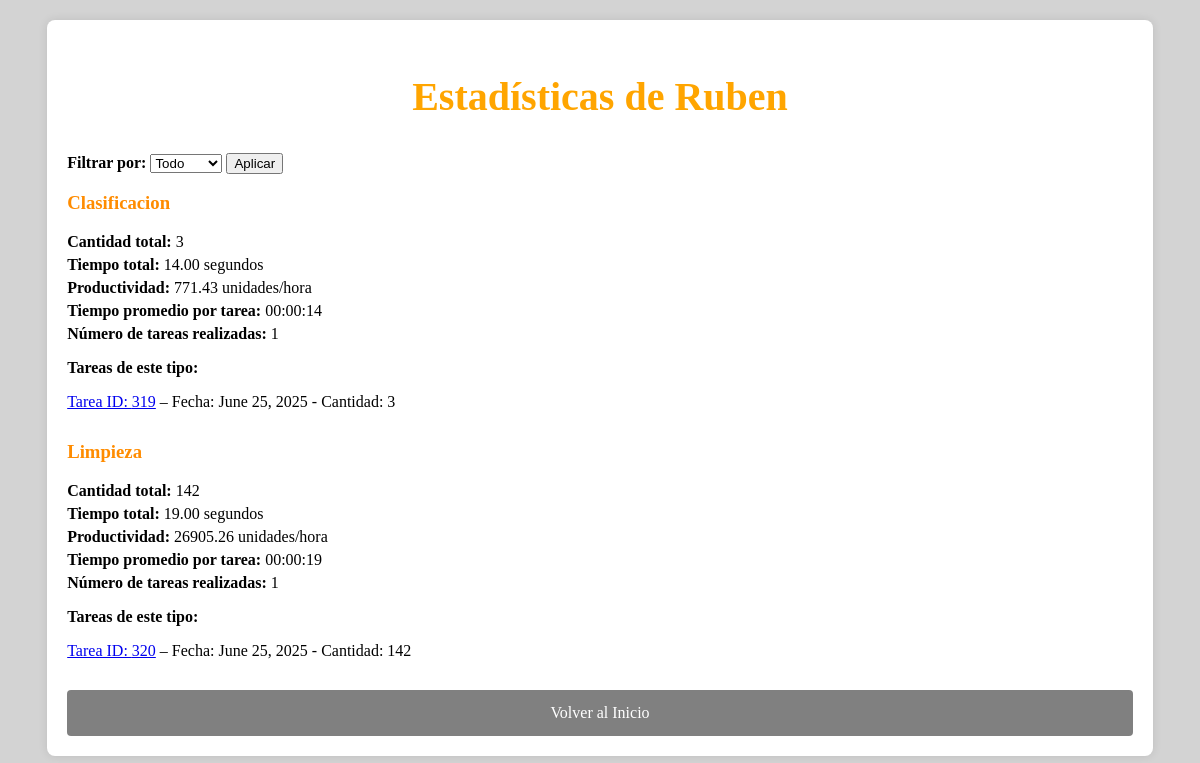
Page /estadisticas_trabajador/1/ on the committed database.
### pda/models.py (models this page shows, shortened)
class Trabajador(models.Model):
    nombre=models.TextField(null=True,blank=True)
    apellidos=models.TextField(null=True,blank=True)

class TipoTarea(models.Model):
    cod_tarea=models.TextField(null=True,blank=True)
    nombre=models.TextField(null=True,blank=True)

class Patio(models.Model):
    fecha = models.DateField(verbose_name='Fecha', null=True, blank=True)
    horaInicio = models.TimeField(verbose_name='H.Inicio', null=True, blank=True)
    horaFin = models.TimeField(verbose_name='H.Fin', null=True, blank=True)
    idTipTarea = models.IntegerField(verbose_name='Tip.Tarea', null=True, blank=True)
    idOper1 = models.IntegerField(verbose_name='Op.1', null=True, blank=True)
    idOper2 = models.IntegerField(verbose_name='Op.2', null=True, blank=True)
    cantidad = models.IntegerField(verbose_name='Cantidad', null=True, blank=True)

### pda/views.py (the view)
# urls.py: path('estadisticas_trabajador/<int:trabajador_id>/',estadisticas_trabajador,name='estadisticas_trabajador'),
def estadisticas_trabajador(request, trabajador_id):
    trabajador = get_object_or_404(Trabajador, id=trabajador_id)
    tareas = Patio.objects.filter(Q(idOper1=trabajador_id) | Q(idOper2=trabajador_id))
    periodo = request.GET.get('periodo')
    hoy = date.today()
    cantidadTotal = 0
    tiempoTotalSegundos = 0
    productividad = 0
    numTareas = 0
    tiempoPromedio = "00:00:00"
    estadisticas_por_tipo = defaultdict(lambda: {
        'cantidad': 0,
        'tiempo_total': 0,
        'num_tareas': 0,
        'tareas': []
    })
    if periodo == 'dia':
        tareas = tareas.filter(fecha=hoy)
    elif periodo == 'semana':
        inicio_semana = hoy - timedelta(days=hoy.weekday())  # Primer día de la semana
        tareas = tareas.filter(fecha__gte=inicio_semana, fecha__lte=hoy)
    elif periodo == 'mes':
        tareas = tareas.filter(fecha__month=hoy.month, fecha__year=hoy.year)
    elif periodo == 'todo':
        pass  # No filtra, usa todas las tareas
    for tarea in tareas:
        if tarea.horaInicio and tarea.horaFin and tarea.idTipTarea is not None:
            try:
                tipo_tarea = TipoTarea.objects.get(id=tarea.idTipTarea)
                nombre_tarea = tipo_tarea.nombre
            except TipoTarea.DoesNotExist:
                nombre_tarea = f"Tarea ID {tarea.idTipTarea}"
            fecha = tarea.fecha
            hora_inicio = datetime.combine(fecha, tarea.horaInicio)
            hora_fin = datetime.combine(fecha, tarea.horaFin)
            tiempo_segundos = (hora_fin - hora_inicio).total_seconds()
            estadisticas_por_tipo[nombre_tarea]['cantidad'] += tarea.cantidad or 0
            estadisticas_por_tipo[nombre_tarea]['tiempo_total'] += tiempo_segundos
            estadisticas_por_tipo[nombre_tarea]['num_tareas'] += 1
            estadisticas_por_tipo[nombre_tarea]['tareas'].append(tarea)
    for nombre_tarea, datos in estadisticas_por_tipo.items():
        tiempo_total = datos['tiempo_total']
        num_tareas = datos['num_tareas']
        cantidad = datos['cantidad']
        if tiempo_total > 0:
            datos['productividad'] = round(cantidad / (tiempo_total / 3600), 2)
        else:
            datos['productividad'] = 0
        if num_tareas > 0:
            tiempo_promedio = tiempo_total / num_tareas
            h = int(tiempo_promedio // 3600)
            m = int((tiempo_promedio % 3600) // 60)
            s = int(tiempo_promedio % 60)
            datos['tiempo_promedio'] = f"{h:02d}:{m:02d}:{s:02d}"
        else:
            datos['tiempo_promedio'] = "00:00:00"
    return render(request, 'estadisticas_trabajador.html', {
        'trabajador': trabajador,
        'tareas': tareas,
        'estadisticas_por_tipo': dict(estadisticas_por_tipo),
        'periodo': periodo,
    })

### templates/estadisticas_trabajador.html (shortened to what this page needs)
<!DOCTYPE html>
<html lang="es">
<head>
</head>
<body>
    <div class="container">
        <div class="form-container">
            <h2>Estadísticas de {{ trabajador.nombre }}</h2>
            <form method="get">
                <label for="periodo"><strong>Filtrar por:</strong></label>
                <select name="periodo" id="periodo">
                    <option value="todo" {% if periodo == 'todo' %}selected{% endif %}>Todo</option>
                </select>
                <button type="submit">Aplicar</button>
            </form>
            <br>
            {% for tipo_tarea, datos in estadisticas_por_tipo.items %}
                <div class="stats-item">
                    <h3>{{ tipo_tarea }}</h3>
                    <ul>
                        <li><strong>Cantidad total:</strong> {{ datos.cantidad }}</li>
                        <li><strong>Tiempo total:</strong> {{ datos.tiempo_total|floatformat:2 }} segundos</li>
                        <li><strong>Productividad:</strong> {{ datos.productividad }} unidades/hora</li>
                        <li><strong>Tiempo promedio por tarea:</strong> {{ datos.tiempo_promedio }}</li>
                        <li><strong>Número de tareas realizadas:</strong> {{ datos.num_tareas }}</li>
                    </ul>
                    {% if datos.tareas %}
                        <p><strong>Tareas de este tipo:</strong></p>
                        <ul>
                            {% for tarea in datos.tareas %}
                                <li>
                                    <a href="{% url 'detalle_tarea' tarea.id %}">Tarea ID: {{ tarea.id }}</a> –
                                    Fecha: {{ tarea.fecha }} -
                                    Cantidad: {{ tarea.cantidad }}
                                </li>
                            {% endfor %}
                        </ul>
                    {% else %}
                        <p>No hay tareas de este tipo.</p>
                    {% endif %}
                </div>
            {% empty %}
                <p>No se han encontrado tareas para este trabajador en el periodo seleccionado.</p>
            {% endfor %}
            <a class="aEnlac" href="/paginaInicial/">Volver al Inicio</a>
        </div>
    </div>
</body>
</html>

### templates/estadisticas_trabajador.html (style rules this page uses)
body { background-color: lightgrey; }
h2 { text-align: center; color: orange; font-size: 40px; }
.container { display: flex; justify-content: center; margin-top: 20px; }
.form-container { background-color: white; padding: 20px; border-radius: 8px; box-shadow: 0 0 10px rgba(0, 0, 0, 0.1); width: 90%; overflow-x: auto; }
.aEnlac { text-decoration: none; color: white; display: block; background-color: grey; padding: 14px 20px; text-align: center; margin-top: 15px; width: 100%; box-sizing: border-box; border-radius: 4px; }
.stats-item { margin-bottom: 30px; }
.stats-item h3 { margin-top: 0; color: darkorange; }
.stats-item ul { list-style-type: none; padding-left: 0; }
.stats-item ul li { margin: 5px 0; }

### rows in the picture
Trabajador: nombre "Ruben"
TipoTarea: estadisticas_por_tipo "Clasificacion"
Patio: id "319", fecha "June 25, 2025", cantidad "3"
TipoTarea: estadisticas_por_tipo "Limpieza"
Patio: id "320", fecha "June 25, 2025", cantidad "142"

### other values in the picture
{{ datos.cantidad }} "3" "142"
{{ datos.tiempo_total|floatformat:2 }} "14.00" "19.00"
{{ datos.productividad }} "771.43" "26905.26"
{{ datos.tiempo_promedio }} "00:00:14" "00:00:19"
{{ datos.num_tareas }} "1" "1"
